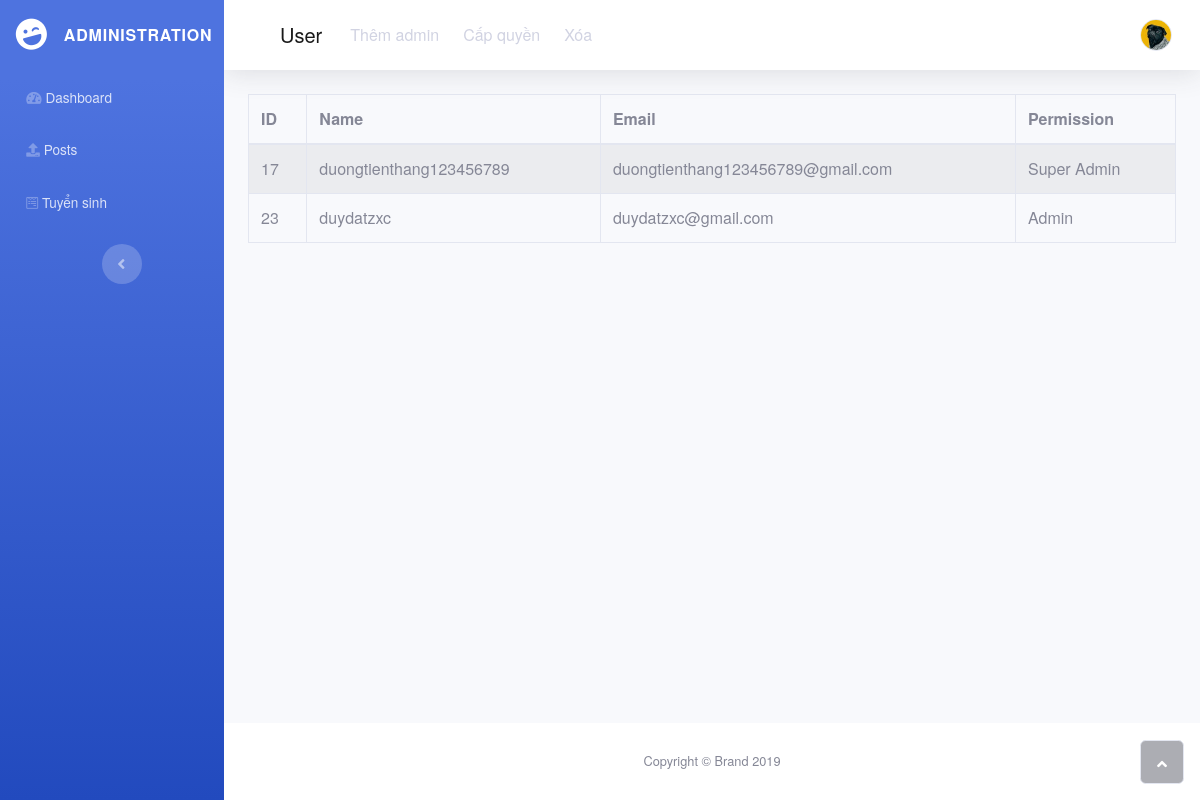
Page /User.php on the committed database.
### tables this page shows
CREATE TABLE `taikhoan` (
  `matk` int(2) NOT NULL,
  `tentk` varchar(50) NOT NULL,
  `email` varchar(50) NOT NULL,
  `matkhau` varchar(200) NOT NULL,
  `maquyen` tinyint(4) NOT NULL,
  `trangthai` tinyint(1) NOT NULL,
  `maxacnhan` varchar(100) NOT NULL
);

### User.php (the view, shortened to what this page needs)
<?php
include("head.php");
$matk=$_GET['id'];
require('connect.php');
?>
<?php
    $sqltk="select * from taikhoan";
    mysqli_set_charset($conn, 'UTF8');
    $result = mysqli_query($conn, $sqltk);
?>
<body id="page-top">
    <div id="wrapper">
    <?php include("menu.php");?>
        <div class="d-flex flex-column" id="content-wrapper">
            <div id="content">
                <nav class="navbar navbar-light navbar-expand bg-white shadow mb-4 topbar static-top">
                    <div class="container-fluid"><button class="btn btn-link d-md-none rounded-circle mr-3" id="sidebarToggleTop" type="button"><i class="fas fa-bars"></i></button>
                        <nav class="navbar navbar-light navbar-expand-md">
                            <div class="container-fluid"><a class="navbar-brand" href="User.php?id=<?php echo $matk?>">User</a>
                                <div class="collapse navbar-collapse"
                                    id="navcol-2">
                                    <ul class="nav navbar-nav">
                                        <li class="nav-item" role="presentation"><a class="nav-link active" href="Register.php?id=<?php echo $matk?>">Thêm admin</a></li>
                                        <li class="nav-item" role="presentation"><a class="nav-link" href="capquyen.php?id=<?php echo $matk?>">Cấp quyền</a></li>
                                        <li class="nav-item" role="presentation"><a class="nav-link" href="xoataikhoan.php?id=<?php echo $matk?>">Xóa</a></li>
                                    </ul>
                                </div>
                            </div>
                        </nav>
                        <ul class="nav navbar-nav flex-nowrap ml-auto">
                            <li class="nav-item dropdown no-arrow" role="presentation">
                                <div class="nav-item dropdown no-arrow"><a class="dropdown-toggle nav-link" data-toggle="dropdown" aria-expanded="false" href="#"><img class="border rounded-circle img-profile" src="images/avatar5.jpeg"></a>
                                </div>
                            </li>
                        </ul>
            </div>
            </nav>
            <div class="container-fluid" style="overflow: auto;">
                <table id="example" class="table table-striped table-bordered" width="100%">
                <thead>
                    <tr>
                        <th>ID</th>
                        <th>Name</th>
                        <th>Email</th>
                        <th>Permission</th>
                    </tr>
                </thead>
                <tbody>
              <?php
                if (mysqli_num_rows($result) > 0) {
                  while ($rowtk = mysqli_fetch_assoc($result)) {
                    if ($rowtk['maquyen']==3) $maquyen1='Super Admin';
                    else
                    {if ($rowtk['maquyen']==2) $maquyen1='Admin';
                    else $maquyen1='Viewer';
                    }
                    echo '<tr><td>'.$rowtk['matk'].'</td>';
                    echo '<td>'.$rowtk['tentk'].'</td>';
                    echo '<td>'.$rowtk['email'].'</td>';
                    echo '<td>'.$maquyen1.'</td></tr>';
                  }
                }
              ?>
            </tbody>
</table></div>
        </div>
        <footer class="bg-white sticky-footer">
            <div class="container my-auto">
                <div class="text-center my-auto copyright"><span>Copyright © Brand 2019</span></div>
            </div>
        </footer>
    </div><a class="border rounded d-inline scroll-to-top" href="#page-top"><i class="fas fa-angle-up"></i></a></div>
</body>
<?php
include("foot.php");
?>

### css/all.css (style rules this page uses)
.fa, .fas, .far, .fal, .fad, .fab { -moz-osx-font-smoothing: grayscale; -webkit-font-smoothing: antialiased; display: inline-block; font-style: normal; font-variant: normal; text-rendering: auto; line-height: 1; }
.fa-angle-up:before { content: "\f106"; }
.fa, .fas { font-family: 'Font Awesome 5 Free'; font-weight: 900; }

### login.css (style rules this page uses)
body { font-family: "HelveticaNeue", "Arial", sans-serif; }
a { color: #55b1df; text-decoration: none; }

### rows in the picture
taikhoan: matk "17", tentk "duongtienthang123456789", email "duongtienthang123456789@gmail.com", maquyen "Super Admin"
taikhoan: matk "23", tentk "duydatzxc", email "duydatzxc@gmail.com", maquyen "Admin"
